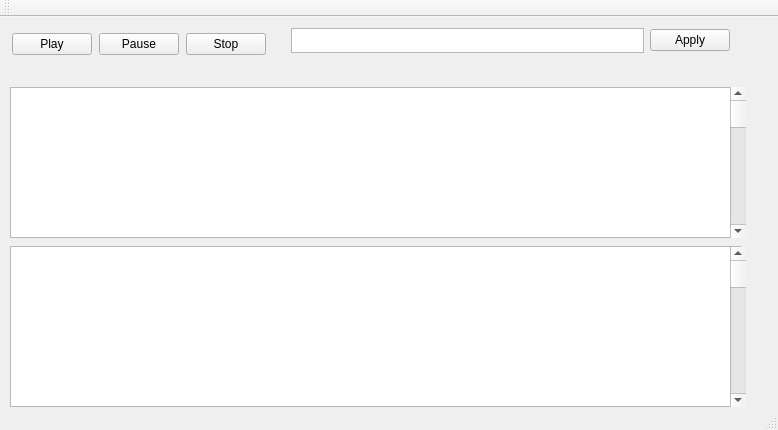
<?xml version="1.0" encoding="UTF-8"?>
<ui version="4.0">
 <class>MainWindow</class>
 <widget class="QMainWindow" name="MainWindow">
  <property name="geometry">
   <rect>
    <x>0</x>
    <y>0</y>
    <width>778</width>
    <height>430</height>
   </rect>
  </property>
  <property name="windowTitle">
   <string>MainWindow</string>
  </property>
  <widget class="QWidget" name="centralWidget">
   <widget class="QWidget" name="gridLayoutWidget">
    <property name="geometry">
     <rect>
      <x>0</x>
      <y>0</y>
      <width>278</width>
      <height>54</height>
     </rect>
    </property>
    <layout class="QGridLayout" name="ProcessbuttonGridLayout">
     <item row="1" column="4">
      <spacer name="horizontalSpacer_2">
       <property name="orientation">
        <enum>Qt::Horizontal</enum>
       </property>
       <property name="sizeHint" stdset="0">
        <size>
         <width>40</width>
         <height>20</height>
        </size>
       </property>
      </spacer>
     </item>
     <item row="1" column="1">
      <widget class="QPushButton" name="playButton">
       <property name="maximumSize">
        <size>
         <width>100</width>
         <height>100</height>
        </size>
       </property>
       <property name="baseSize">
        <size>
         <width>50</width>
         <height>50</height>
        </size>
       </property>
       <property name="focusPolicy">
        <enum>Qt::StrongFocus</enum>
       </property>
       <property name="layoutDirection">
        <enum>Qt::LeftToRight</enum>
       </property>
       <property name="autoFillBackground">
        <bool>false</bool>
       </property>
       <property name="text">
        <string>Play</string>
       </property>
      </widget>
     </item>
     <item row="1" column="5">
      <widget class="QPushButton" name="stopButton">
       <property name="text">
        <string>Stop</string>
       </property>
      </widget>
     </item>
     <item row="1" column="3">
      <widget class="QPushButton" name="pauseButton">
       <property name="maximumSize">
        <size>
         <width>100</width>
         <height>100</height>
        </size>
       </property>
       <property name="baseSize">
        <size>
         <width>50</width>
         <height>50</height>
        </size>
       </property>
       <property name="text">
        <string>Pause</string>
       </property>
      </widget>
     </item>
     <item row="1" column="2">
      <spacer name="horizontalSpacer">
       <property name="orientation">
        <enum>Qt::Horizontal</enum>
       </property>
       <property name="sizeHint" stdset="0">
        <size>
         <width>40</width>
         <height>20</height>
        </size>
       </property>
      </spacer>
     </item>
     <item row="1" column="0">
      <spacer name="horizontalSpacer_3">
       <property name="orientation">
        <enum>Qt::Horizontal</enum>
       </property>
       <property name="sizeHint" stdset="0">
        <size>
         <width>40</width>
         <height>20</height>
        </size>
       </property>
      </spacer>
     </item>
     <item row="1" column="6">
      <spacer name="horizontalSpacer_4">
       <property name="orientation">
        <enum>Qt::Horizontal</enum>
       </property>
       <property name="sizeHint" stdset="0">
        <size>
         <width>40</width>
         <height>20</height>
        </size>
       </property>
      </spacer>
     </item>
    </layout>
   </widget>
   <widget class="QWidget" name="gridLayoutWidget_2">
    <property name="geometry">
     <rect>
      <x>280</x>
      <y>0</y>
      <width>461</width>
      <height>72</height>
     </rect>
    </property>
    <layout class="QGridLayout" name="filterGridLayout">
     <item row="2" column="0">
      <spacer name="verticalSpacer">
       <property name="orientation">
        <enum>Qt::Vertical</enum>
       </property>
       <property name="sizeType">
        <enum>QSizePolicy::Fixed</enum>
       </property>
       <property name="sizeHint" stdset="0">
        <size>
         <width>20</width>
         <height>25</height>
        </size>
       </property>
      </spacer>
     </item>
     <item row="1" column="0">
      <widget class="QTextEdit" name="filterField">
       <property name="maximumSize">
        <size>
         <width>500</width>
         <height>25</height>
        </size>
       </property>
       <property name="baseSize">
        <size>
         <width>50</width>
         <height>50</height>
        </size>
       </property>
      </widget>
     </item>
     <item row="1" column="1">
      <widget class="QPushButton" name="applyButton">
       <property name="text">
        <string>Apply</string>
       </property>
      </widget>
     </item>
     <item row="0" column="0">
      <spacer name="verticalSpacer_2">
       <property name="orientation">
        <enum>Qt::Vertical</enum>
       </property>
       <property name="sizeHint" stdset="0">
        <size>
         <width>20</width>
         <height>40</height>
        </size>
       </property>
      </spacer>
     </item>
    </layout>
   </widget>
   <widget class="QTextEdit" name="textEdit_2">
    <property name="geometry">
     <rect>
      <x>10</x>
      <y>70</y>
      <width>731</width>
      <height>151</height>
     </rect>
    </property>
   </widget>
   <widget class="QTextEdit" name="textEdit_3">
    <property name="geometry">
     <rect>
      <x>10</x>
      <y>229</y>
      <width>731</width>
      <height>161</height>
     </rect>
    </property>
   </widget>
   <widget class="QScrollBar" name="verticalScrollBar">
    <property name="geometry">
     <rect>
      <x>730</x>
      <y>70</y>
      <width>16</width>
      <height>151</height>
     </rect>
    </property>
    <property name="orientation">
     <enum>Qt::Vertical</enum>
    </property>
   </widget>
   <widget class="QScrollBar" name="verticalScrollBar_2">
    <property name="geometry">
     <rect>
      <x>730</x>
      <y>230</y>
      <width>16</width>
      <height>160</height>
     </rect>
    </property>
    <property name="orientation">
     <enum>Qt::Vertical</enum>
    </property>
   </widget>
  </widget>
  <widget class="QMenuBar" name="menuBar">
   <property name="geometry">
    <rect>
     <x>0</x>
     <y>0</y>
     <width>778</width>
     <height>20</height>
    </rect>
   </property>
  </widget>
  <widget class="QToolBar" name="mainToolBar">
   <attribute name="toolBarArea">
    <enum>TopToolBarArea</enum>
   </attribute>
   <attribute name="toolBarBreak">
    <bool>false</bool>
   </attribute>
  </widget>
  <widget class="QStatusBar" name="statusBar"/>
 </widget>
 <layoutdefault spacing="6" margin="11"/>
 <resources/>
 <connections/>
</ui>
